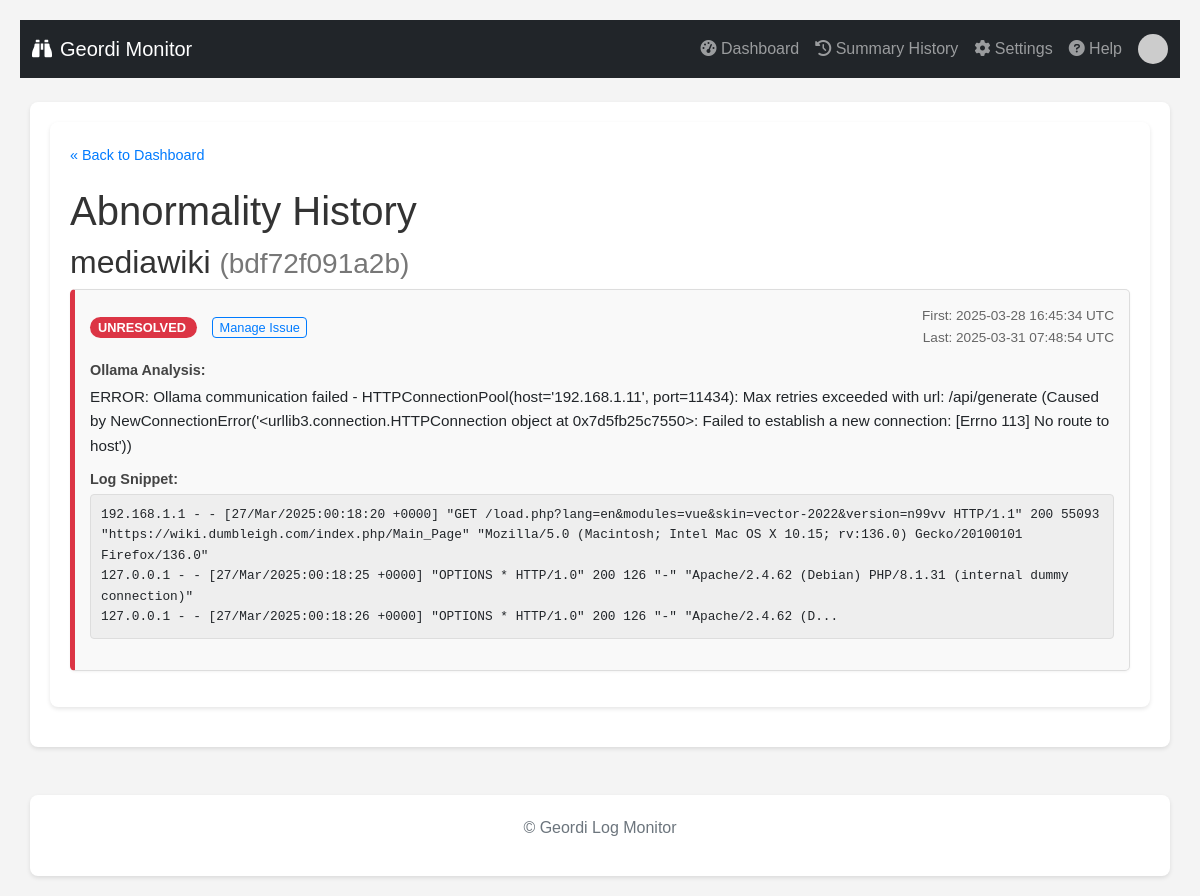
Screenshot of /history/bdf72f091a2bb18de8c26d0393726f3ba4cddd4775faae7aead7a9ac9bf61bd4 with the database file from the repository.
### tables this page shows
CREATE TABLE abnormalities (
                id INTEGER PRIMARY KEY AUTOINCREMENT,
                container_name TEXT NOT NULL,
                container_id TEXT NOT NULL,
                log_snippet TEXT NOT NULL,
                ollama_analysis TEXT,
                first_detected_timestamp TEXT,
                last_detected_timestamp TEXT,
                status TEXT DEFAULT 'unresolved',
                resolution_notes TEXT,
                UNIQUE(container_id, log_snippet)
            );

### routes/ui_routes.py (the view)
@ui_bp.route('/history/<string:container_id>')
def container_history(container_id):
    if not container_id or not all(c in '0123456789abcdefABCDEF' for c in container_id) or len(container_id) < 12:
        logging.warning(f"Invalid container ID format requested in history: {container_id}")
        abort(404) # Not Found for invalid ID format
    logger.info(f"Fetching history for container_id: {container_id}")
    history_records = db.get_abnormalities_by_container(container_id)
    logger.info(f"Found {len(history_records)} history records for {container_id}.")
    container_name = history_records[0]['container_name'] if history_records else f"Unknown Container (ID: {container_id[:12]}...)"
    display_timezone_obj = get_display_timezone()
    current_color_settings = {}
    try:
        app_settings_local = getattr(current_app, 'app_settings', None)
        if app_settings_local is not None:
             with current_app.settings_lock:
                  current_color_settings = {k: v for k, v in app_settings_local.items() if k.startswith('color_')}
        else:
            logging.error("App settings not found on current_app in history route.")
            flash("Could not load color settings (app state missing).", "warning")
    except AttributeError as e:
        logging.error(f"Failed to access settings lock/dict in history route: {e}")
        flash("Could not load color settings.", "warning")
    except Exception as e:
        logging.exception(f"Unexpected error getting colors in history route: {e}")
        flash("Error loading color settings.", "error")
    return render_template('history.html',
                           records=history_records,
                           container_name=container_name,
                           container_id=container_id,
                           timezone_obj=display_timezone_obj, # Pass timezone object for potential use in template filters
                           color_settings=current_color_settings)

### app.py (called while the page is built)
@app.context_processor
def inject_app_settings():
    settings_copy = {} # Initialize empty in case of error getting lock/dict
    try:
        with settings_lock:
            if isinstance(app_settings, dict):
                settings_copy = app_settings.copy()
            else:
                logger.error("inject_app_settings: global app_settings is not a dict!")
    except Exception as e:
         logger.error(f"inject_app_settings: Error acquiring lock or copying settings: {e}")
    return dict(app_settings=settings_copy) # Make it available as 'app_settings' in templates

### db.py (called while the page is built)
def _parse_iso_datetime(iso_string):
    if not iso_string: return None
    try:
        if 'Z' in iso_string:
             dt = datetime.datetime.fromisoformat(iso_string.replace('Z', '+00:00'))
        elif '+' in iso_string or '-' in iso_string[10:]: # Check for timezone offset
             dt = datetime.datetime.fromisoformat(iso_string)
        else:
             dt = datetime.datetime.fromisoformat(iso_string).replace(tzinfo=timezone.utc)
        return dt.astimezone(timezone.utc) # Ensure it's always UTC
    except (ValueError, TypeError) as e:
        logging.warning(f"Could not parse ISO timestamp '{iso_string}': {e}. Returning as string.")
        return iso_string

def get_db():
    try:
        os.makedirs(DATABASE_DIR, exist_ok=True)
    except OSError as e:
        logging.error(f"Could not create database directory {DATABASE_DIR}: {e}")
    conn = sqlite3.connect(DATABASE, detect_types=sqlite3.PARSE_DECLTYPES | sqlite3.PARSE_COLNAMES)
    conn.row_factory = sqlite3.Row
    return conn

def _row_to_dict_with_parsed_dates(row):
    if not row: return None
    item = dict(row)
    item['first_detected_timestamp'] = _parse_iso_datetime(item.get('first_detected_timestamp'))
    item['last_detected_timestamp'] = _parse_iso_datetime(item.get('last_detected_timestamp'))
    item['timestamp'] = _parse_iso_datetime(item.get('timestamp'))
    return item

### templates/history.html (shortened to what this page needs)
{% extends "base.html" %}
{% block content %}
    <div class="history-container">
        <a href="{{ url_for('ui.index') }}" class="back-link">« Back to Dashboard</a>
        <h1>Abnormality History</h1>
        <h2>{{ container_name }} <small style="color: #777;">({{ container_id[:12] }})</small></h2>
        {% if records %}
            <ul class="history-list">
                {% for record in records %}
                    <li class="history-item" data-status="{{ record.status }}">
                        <div class="history-header">
                            <div>
                                <span class="status-badge status-{{ record.status }}">
                                    {{ record.status | replace('_', ' ') | title }}
                                </span>
                                {% if record.status == 'unresolved' %}
                                    <a href="{{ url_for('ui.manage_abnormality', abnormality_id=record.id) }}" class="manage-link-history">Manage Issue</a>
                                {% endif %}
                            </div>
                            <div class="timestamps">
                                {% if record.first_detected_timestamp %}
                                First: {% if record.first_detected_timestamp and timezone_obj %}
    {{ record.first_detected_timestamp.astimezone(timezone_obj).strftime('%Y-%m-%d %H:%M:%S %Z') }}
{% else %}
    {{ record.first_detected_timestamp if record.first_detected_timestamp else 'N/A' }}
{% endif %}                                    <br>
                                {% endif %}
Last: {% if record.last_detected_timestamp and timezone_obj %}
    {{ record.last_detected_timestamp.astimezone(timezone_obj).strftime('%Y-%m-%d %H:%M:%S %Z') }}
{% else %}
    {{ record.last_detected_timestamp if record.last_detected_timestamp else 'N/A' }}
{% endif %}
                            </div>
                        </div>
                        <div class="detail-block">
                            <strong>Ollama Analysis:</strong>
                            <p>{{ record.ollama_analysis | default('(Not Available)', true) }}</p>
                        </div>
                        <div class="detail-block">
                            <strong>Log Snippet:</strong>
                            <pre>{{ record.log_snippet | default('(Not Available)', true) }}</pre>
                        </div>
                    </li>
                {% endfor %}
            </ul>
        {% else %}
            <p>No abnormality history found for this container.</p>
        {% endif %}
    </div>
{% endblock %}

### static/style.css (style rules this page uses)
body { font-family: sans-serif; line-height: 1.6; margin: 20px; background-color: #f4f4f4; }
h1, h2 { color: #333; }
pre { background: #eee; padding: 10px; border-radius: 4px; white-space: pre-wrap; word-wrap: break-word; font-size: 0.9em; max-height: 200px; overflow-y: auto; }
.status-unresolved { color: red; font-weight: bold; }

### templates/history.html (style rules this page uses)
.history-container { background: #fff; padding: 20px; border-radius: 8px; box-shadow: 0 2px 4px rgba(0,0,0,0.1); margin-bottom: 20px; max-width: 1200px; margin-left: auto; margin-right: auto; }
.history-list { list-style: none; padding: 0; }
.history-item { background-color: #f9f9f9; border: 1px solid #ddd; border-radius: 5px; margin-bottom: 15px; padding: 15px; box-shadow: 0 1px 3px rgba(0,0,0,0.05); border-left: 5px solid #ccc; }
.history-header { display: flex; justify-content: space-between; align-items: center; margin-bottom: 10px; flex-wrap: wrap; gap: 10px; }
.status-badge { padding: 3px 8px; border-radius: 12px; font-size: 0.8em; font-weight: bold; text-transform: uppercase; color: white; white-space: nowrap; }
.status-unresolved { background-color: red; }
.timestamps { font-size: 0.85em; color: #666; text-align: right; }
.detail-block { margin-bottom: 10px; }
.detail-block strong { display: block; color: #444; margin-bottom: 3px; font-size: 0.9em; }
.detail-block p { margin: 0; font-size: 0.95em; }
.detail-block pre { background: #eee; padding: 10px; border-radius: 4px; white-space: pre-wrap; word-wrap: break-word; font-size: 0.8em; max-height: 200px; overflow-y: auto; border: 1px solid #ddd; font-family: monospace; }
.manage-link-history { font-size: 0.8em; margin-left: 15px; padding: 2px 6px; border: 1px solid #007bff; color: #007bff; text-decoration: none; border-radius: 4px; white-space: nowrap; }
.back-link { display: inline-block; margin-bottom: 20px; color: #007bff; text-decoration: none; font-size: 0.9em; }

### rows the page displays
abnormalities: container_name "mediawiki", status "UNRESOLVED", first_detected_timestamp.astimezone "2025-03-28 16:45:34 UTC", last_detected_timestamp.astimezone "2025-03-31 07:48:54 UTC", ollama_analysis "ERROR: Ollama communication failed - HTTPConnectionPool(host='192.168.1.11', port=11434): Max retries exceeded with url: /api/generate (Caused by NewConnectionError('<urllib3.connection.HTTPConnection object at 0x7d5fb25c7550>: Failed to establish a new connection: [Errno 113] No route to host'))", log_snippet "192.168.1.1 - - [27/Mar/2025:00:18:20 +0000] \"GET /load.php?lang=en&modules=vue&skin=vector-2022&version=n99vv HTTP/1.1\" 200 55093 \"https://wiki.dumbleigh.com/index.php/Main_Page\" \"Mozilla/5.0 (Macintosh; Intel Mac OS X 10.15; rv:136.0) Gecko/20100101 Firefox/136.0\" 127.0.0.1 - - [27/Mar/2025:00:18:25 +0000] \"OPTIONS * HTTP/1.0\" 200 126 \"-\" \"Apache/2.4.62 (Debian) PHP/8.1.31 (internal dummy connection)\" 127.0.0.1 - - [27/Mar/2025:00:18:26 +0000] \"OPTIONS * HTTP/1.0\" 200 126 \"-\" \"Apache/2.4.62 (D..."

### other values shown
{{ container_id[:12] }} "bdf72f091a2b"
